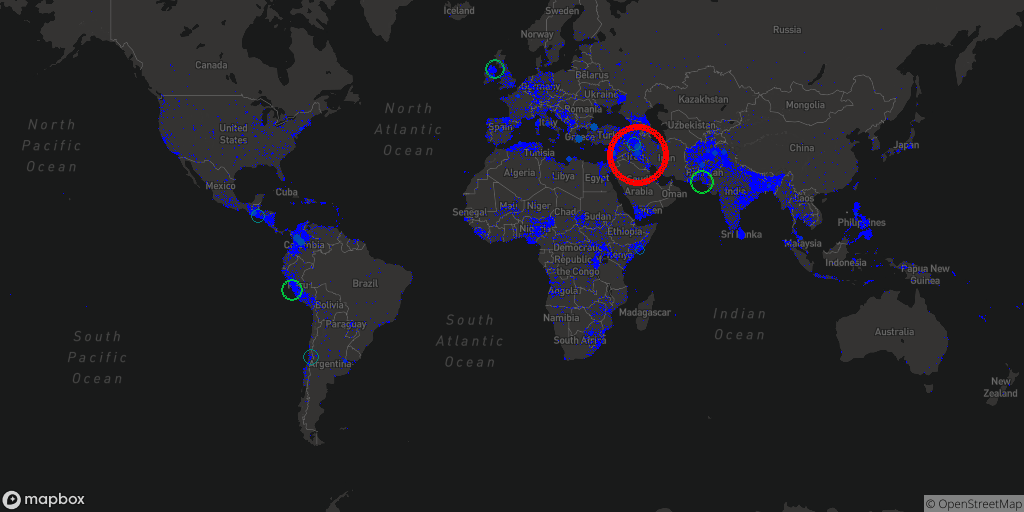

The Python source for this figure:
"""
Program:
--------
    Program 6 - Heat Map

Description:
------------
    Uses globalterrorism.geojson to plot cities that terrorism has occured in.
    You MUST unzip globalterrorism.geojson.zip. It is too large to uploaded to 
    github. If a city has has a lower number of terrist attacks, it is plotted 
    with a blue dot with a small radius. The city with the most attacks will 
    be plotted with a red dot with a large radius. All other cities will be
    plotted according to the number of terrist attacks that have occured
    there. The dots of the cities will have diffferent colors and sizes occord-
    ing to the number of attacks. Finally, the window that contains the plotted
    points is saved in the program_6 folder with the name "heat_map.png." The
    saved image is overwritten EVERY time heat_map.py is run.
    
Name: Chris W Cook
Date: 05 July 2017
"""

from mongo_features_helper import *
from mapping_helper import *
import pprint as pp
import sys
import pygame
import operator

DIRPATH = os.path.dirname(os.path.realpath(__file__))

EPSILON = sys.float_info.epsilon  # smallest possible difference

#display
background_colour = (255,255,255)
black = (0,0,0)
(width, height) = (1024, 512)

#pygame stuff
pygame.init()
bg = pygame.image.load(DIRPATH+'/world_map.png')
screen = pygame.display.set_mode((width, height))
pygame.display.set_caption('program_6: Global Terrorism')
screen.fill(background_colour)
pygame.display.flip()

#displays the pygame window with the background
screen.blit(bg, (0, 0))
pygame.display.flip()

#this is used to access the mongo db
mh = mongoHelper()

#separate all cities into a dictionary that only holds: city name, coordinates_of city, terrorism_count
all_cities_terror = {}

extremes = {}

extremes['max_x'] = width
extremes['min_x'] = 0
extremes['max_y'] = height
extremes['min_y'] = 0

#retrieves all the terrorist attacks
all_terror = mh.client['world_data']['terrorism'].find()

#fills all_cities_terror
for t in all_terror:
    if not t['properties']['city'] in all_cities_terror:
        all_cities_terror[t['properties']['city']] = {}
        all_cities_terror[t['properties']['city']]['count'] = 0 
        all_cities_terror[t['properties']['city']]['coordinates'] = (float(t['geometry']['coordinates'][0]),float(t['geometry']['coordinates'][1]))
    all_cities_terror[t['properties']['city']]['count'] += 1

#converts all lat,lon to x,y
for t in all_cities_terror:
    all_cities_terror[t]['coordinates'] = (mercX(all_cities_terror[t]['coordinates'][0]),mercY(all_cities_terror[t]['coordinates'][1])-256)

#gets rid of all_cities_terror['Unknown']
del all_cities_terror['Unknown']

#sorts based on number of attacks
sorted_cities = sorted(all_cities_terror.items(), key=lambda (k,v): v['count'])

minval = (sorted_cities[0][1]['count'])
maxval = (sorted_cities[-1][1]['count'])

#https://stackoverflow.com/questions/20792445/calculate-rgb-value-for-a-range-of-values-to-create-heat-map
def rgb(minimum, maximum, value):
    minimum, maximum = float(minimum), float(maximum)
    ratio = 2 * (value-minimum) / (maximum - minimum)
    b = int(max(0, 255*(1 - ratio)))
    r = int(max(0, 255*(ratio - 1)))
    g = 255 - b - r
    return r, g, b

drawn = False

running = True
while running:

    for event in pygame.event.get():
        if event.type == pygame.QUIT:
            running = False

    if drawn == False:
        for sc in sorted_cities:
            pygame.draw.circle(screen, rgb(minval,maxval,sc[1]['count']), sc[1]['coordinates'], (sc[1]['count']//200),(sc[1]['count']//1000))
            pygame.display.flip()

        pygame.image.save(screen, DIRPATH+'/heat_map.png')
        drawn = True
